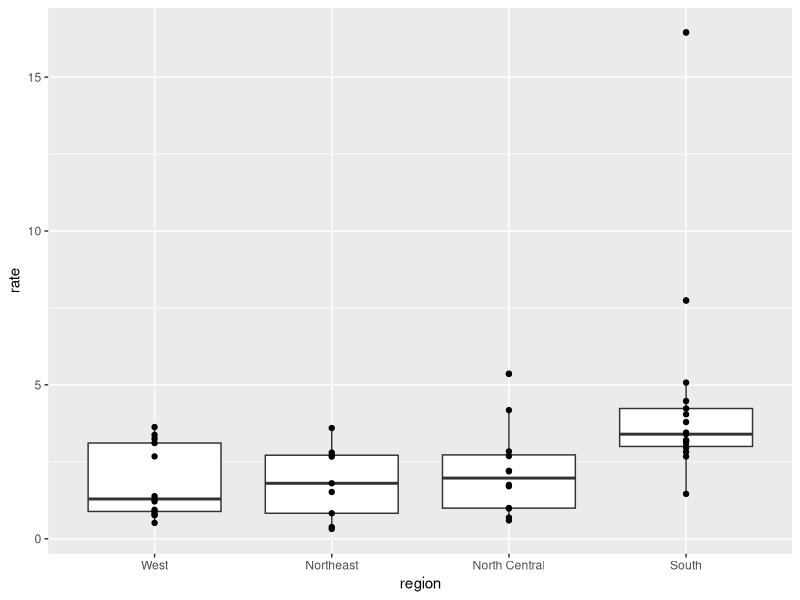

Reproduce this figure in R.
library(dplyr)
library(ggplot2)
library(dslabs)
data("murders")

murders %>% mutate(rate = total/population*100000)

murders %>%
  mutate(rate = total/population*100000) %>%
  mutate(region = reorder(region, rate, FUN = median)) %>%
  group_by(region) %>%
  ggplot(aes(region, rate)) +
  geom_boxplot() +
  geom_point()
